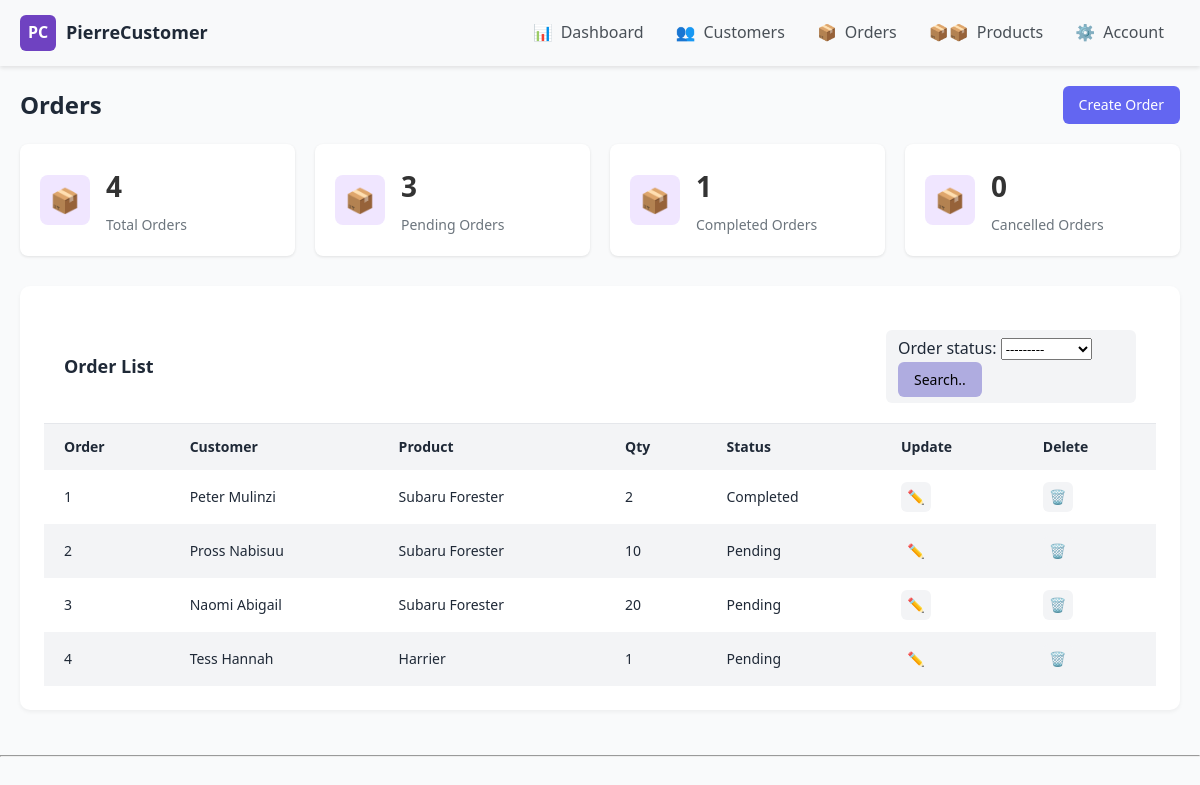
/orderPage/, run on an earlier commit of the app's database.
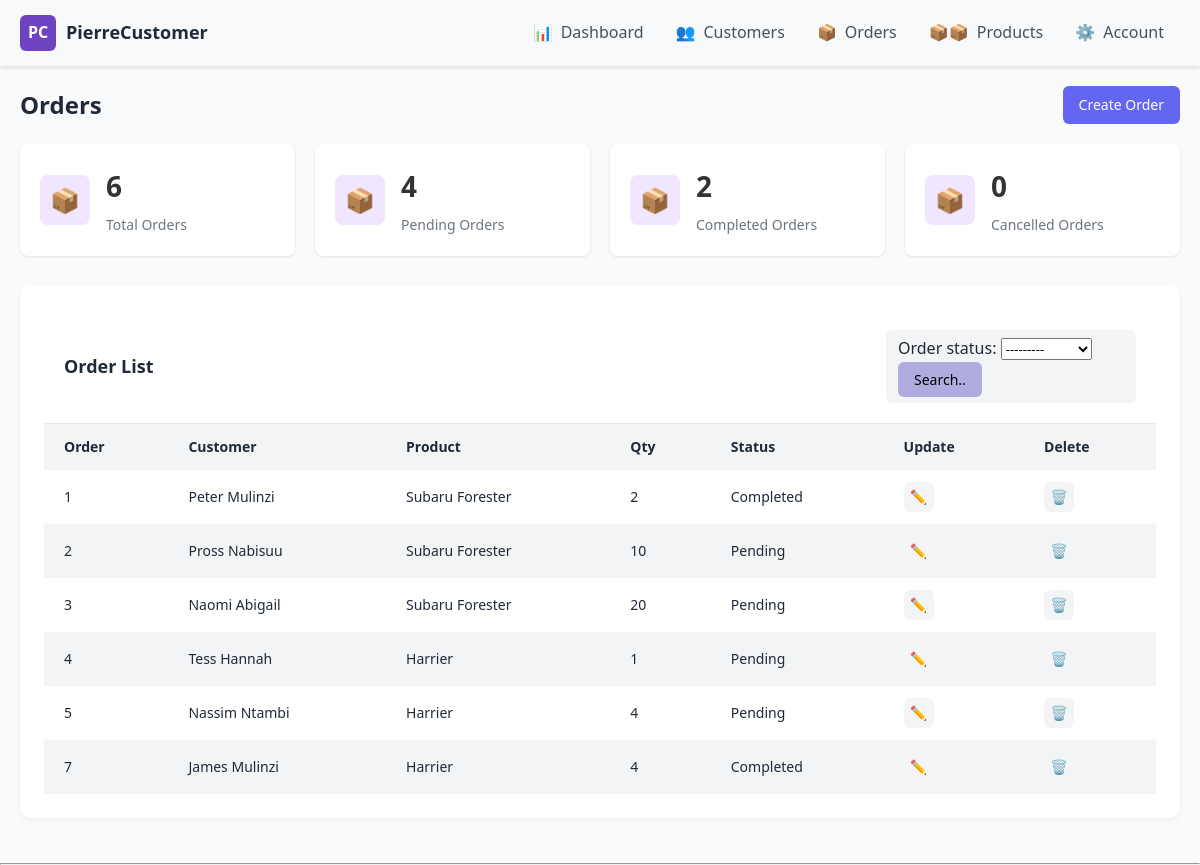
And on a later commit of the database.
### pierre_CMS_App/models.py (models this page shows, shortened)
class Order(models.Model):
    ORDER_STATUS = (
        ('Pending', 'Pending'),
        ('Completed', 'Completed'),
        ('Cancelled', 'Cancelled'),
    )
    UNITS = (
        ('--select--', '--select--'),
        ('cars', 'cars'),
        ('pieces', 'pieces'),
        ('kgs', 'kgs'),
        ('tins', 'tins'),
        ('bags', 'bags'),
        ('trucks', 'trucks'),
        ('litres', 'litres'),
    )
    customer = models.ForeignKey(Customer, on_delete=models.CASCADE)
    Product = models.ForeignKey(Product, null=True, on_delete=models.CASCADE)
    order_number = models.PositiveIntegerField(auto_created=True, unique=True)
    Quantity = models.PositiveIntegerField(auto_created=True)
    Units = models.CharField(max_length=200, choices=UNITS, default='--Select--')
    order_status = models.CharField(max_length=200, choices=ORDER_STATUS, default='--Select--')
    order_date = models.DateTimeField(auto_now_add=True)
    delivery_address = models.CharField(max_length=200, null=True)
    notes = models.TextField(max_length=300, null=True, blank=True)

class Customer(models.Model):
    STATUS = (
        ('Premium', 'Premium'),
        ('Basic', 'Basic'),
    )
    first_name = models.CharField(max_length = 200)
    last_name = models.CharField(max_length = 200)
    phone = models.CharField(max_length=200)
    email = models.EmailField(max_length=200, null=True)
    address = models.CharField(max_length=200)
    date_created = models.DateTimeField(auto_now_add=True)
    membership_status = models.CharField(max_length=200, choices=STATUS, default='Basic')
    def __str__(self):
        return f"{self.first_name} {self.last_name}"

class Product(models.Model):
    CURRENCY = (
        ("UGX.", "UGX."),
        ("USD.", "USD."),
        ("EUR.", "EUR."),
        ("KSH.", "KSH."),
    )
    name = models.CharField(max_length=200, null=True)
    price = models.DecimalField(max_digits=10, decimal_places=2, null=True) #decimal field coz of currency/ monetary nature.
    product_model = models.CharField(max_length=200, null=True)
    date_created = models.DateTimeField(auto_now_add=True, null=True)
    currency = models.CharField(max_length=10, choices=CURRENCY, default='UGX.')
    def __str__(self):
        return self.name

### pierre_CMS_App/views.py (the view)
# urls.py: path('orderPage/', views.orders, name='ordersPage'),
def orders(request):
    orders = Order.objects.all()
    total_orders = orders.count()
    pending = Order.objects.filter(order_status = "Pending").count()
    completed = Order.objects.filter(order_status='Completed').count()
    cancelled = Order.objects.filter(order_status='Cancelled').count()
    myFilter = OrderFilter(request.GET, queryset=orders)
    orders = myFilter.qs
    context = {
        'orders': orders,
        'total_orders': total_orders,
        'pending': pending,
        'completed': completed,
        'cancelled': cancelled,
        'myFilter': myFilter,
    }
    return render(request, 'pierre_CMS_App/orderPage.html', context)

### pierre_CMS_App/templates/pierre_CMS_App/orderPage.html
{% extends "pierre_CMS_App/main.html" %}
{% block content %}
<div class="main">
    <div class="page-header">
        <h1 class="page-title">Orders</h1>
        <a class="btn btn-primary" href="{% url 'createOrder' %}" style="text-decoration: none;">Create Order</a>
    </div>
    <div class="stats">
        <div class="stat-card">
            <div class="stat-icon customers-icon">📦</div>
            <div class="stat-info">
                <h3>{{total_orders|default:"0"}}</h3>
                <p>Total Orders</p>
            </div>
        </div>
        <div class="stat-card">
            <div class="stat-icon customers-icon">📦</div>
            <div class="stat-info">
                <h3>{{pending|default:"0"}}</h3>
                <p>Pending Orders</p>
            </div>
        </div>
        <div class="stat-card">
            <div class="stat-icon customers-icon">📦</div>
            <div class="stat-info">
                <h3>{{completed|default:"0"}}</h3>
                <p>Completed Orders</p>
            </div>
        </div>
        <div class="stat-card">
            <div class="stat-icon customers-icon">📦</div>
            <div class="stat-info">
                <h3>{{cancelled|default:"0"}}</h3>
                <p>Cancelled Orders</p>
            </div>
        </div>
    </div>
    <div class="card">
        <div class="card-header">
            <h2 class="card-title">Order List</h2>
            <div class="filters">
                <div class="search-box">
                    <form method="get">
                        {{myFilter.form}}
                        <button class="btn btn-primry btn-outline-info" type="submit" style="background-color: rgb(175, 172, 224);">Search..</button>
                    </form>
                </div>
            </div>
        </div>
        <table>
            <thead>
                <tr>
                    <th>Order</th>
                    <th>Customer</th>
                    <th>Product</th>
                    <th>Qty</th>
                    <th>Status</th>
                    <th>Update</th>
                    <th>Delete</th>
                </tr>
            </thead>
            <tbody>
                {% for ord in orders %}
                    <tr>
                        <td>{{ord.order_number}}</td>
                        <td>{{ord.customer}}</td>
                        <td>{{ord.Product}}</td>
                        <td>{{ord.Quantity}}</td>
                        <td>{{ord.order_status}}</td>
                        <td>
                            <a class="btn-icon btn-edit" href="{% url 'updateOrder' ord.id %}" style="text-decoration: none;">✏️</a>
                        </td>
                        <td>
                            <a class="btn-icon btn-delete" href="{% url 'deleteOrder' ord.id %}" style="text-decoration: none;">🗑️</a>
                        </td>
                    </tr>
                {% endfor %}
            </tbody>
        </table>
    </div>
</div>
{% endblock %}

What changed in the data, as far as the page shows it:
added Order: order_number "5", customer "Nassim Ntambi", Product "Harrier", Quantity "4", order_status "Pending"
added Order: order_number "7", customer "James Mulinzi", Product "Harrier", Quantity "4", order_status "Completed"
Also different on the page:
{{ total_orders|default:"0" }}: "4" → "6"
{{ pending|default:"0" }}: "3" → "4"
{{ completed|default:"0" }}: "1" → "2"
